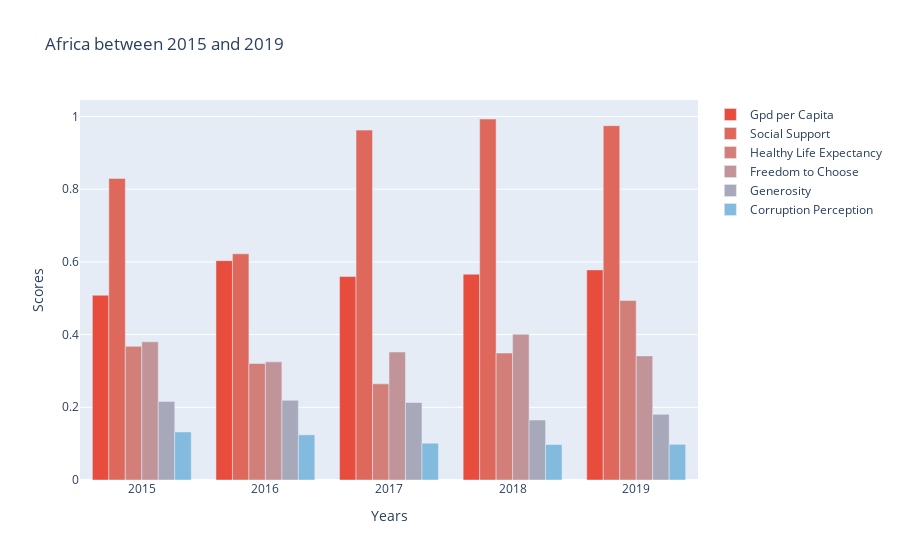

Here is the notebook cell this chart was saved with:
### Code cell
gpd = go.Bar(x = africamean['year'],
             y = africamean['gdp_per_capita'],
             name = 'Gpd per Capita',
             marker = {'color': '#e74c3c'})
social = go.Bar(x = africamean['year'],
                y = africamean['social_support'],
                name = 'Social Support',
                marker = {'color': '#de685b'})
healthy = go.Bar(x = africamean['year'],
                 y = africamean['healthy_life_expectancy'],
                 name = 'Healthy Life Expectancy',
                 marker = {'color': '#d27f7a'})
freedom = go.Bar(x = africamean['year'],
                 y = africamean['freedom_to_choose'],
                 name = 'Freedom to Choose',
                 marker = {'color': '#c1949a'})                
generosity = go.Bar(x = africamean['year'],
                    y = africamean['generosity'],
                    name = 'Generosity',
                    marker = {'color': '#a8a8bb'})
corruption = go.Bar(x = africamean['year'],
                    y = africamean['corruption_perceptions'],
                    name = 'Corruption Perception',
                    marker = {'color': '#82bbdd'})
data = [gpd, social, healthy, freedom, generosity, corruption]

layout = go.Layout(title = 'Africa between 2015 and 2019',
                   xaxis = {'title': 'Years'},
                   yaxis = {'title': 'Scores'},
                   barmode = 'group')
fig = go.Figure(data=data, layout=layout)
py.iplot(fig)

### Figure 1 — Plotly figure (JSON) as saved in the notebook; plotly's stock layout.template omitted (floating-point values rounded to 4 significant figures)
{"data": [{"marker": {"color": "#e74c3c"}, "name": "Gpd per Capita", "type": "bar", "x": [2015, 2016, 2017, 2018, 2019], "y": [0.5082, 0.6033, 0.5599, 0.5661, 0.578]}, {"marker": {"color": "#de685b"}, "name": "Social Support", "type": "bar", "x": [2015, 2016, 2017, 2018, 2019], "y": [0.8296, 0.6222, 0.9624, 0.993, 0.9747]}, {"marker": {"color": "#d27f7a"}, "name": "Healthy Life Expectancy", "type": "bar", "x": [2015, 2016, 2017, 2018, 2019], "y": [0.3678, 0.3205, 0.2644, 0.3493, 0.4937]}, {"marker": {"color": "#c1949a"}, "name": "Freedom to Choose", "type": "bar", "x": [2015, 2016, 2017, 2018, 2019], "y": [0.3802, 0.325, 0.352, 0.4008, 0.3414]}, {"marker": {"color": "#a8a8bb"}, "name": "Generosity", "type": "bar", "x": [2015, 2016, 2017, 2018, 2019], "y": [0.2162, 0.2193, 0.2133, 0.165, 0.1806]}, {"marker": {"color": "#82bbdd"}, "name": "Corruption Perception", "type": "bar", "x": [2015, 2016, 2017, 2018, 2019], "y": [0.1322, 0.1243, 0.1011, 0.09763, 0.09812]}], "layout": {"barmode": "group", "title": {"text": "Africa between 2015 and 2019"}, "xaxis": {"title": {"text": "Years"}}, "yaxis": {"title": {"text": "Scores"}}}}
